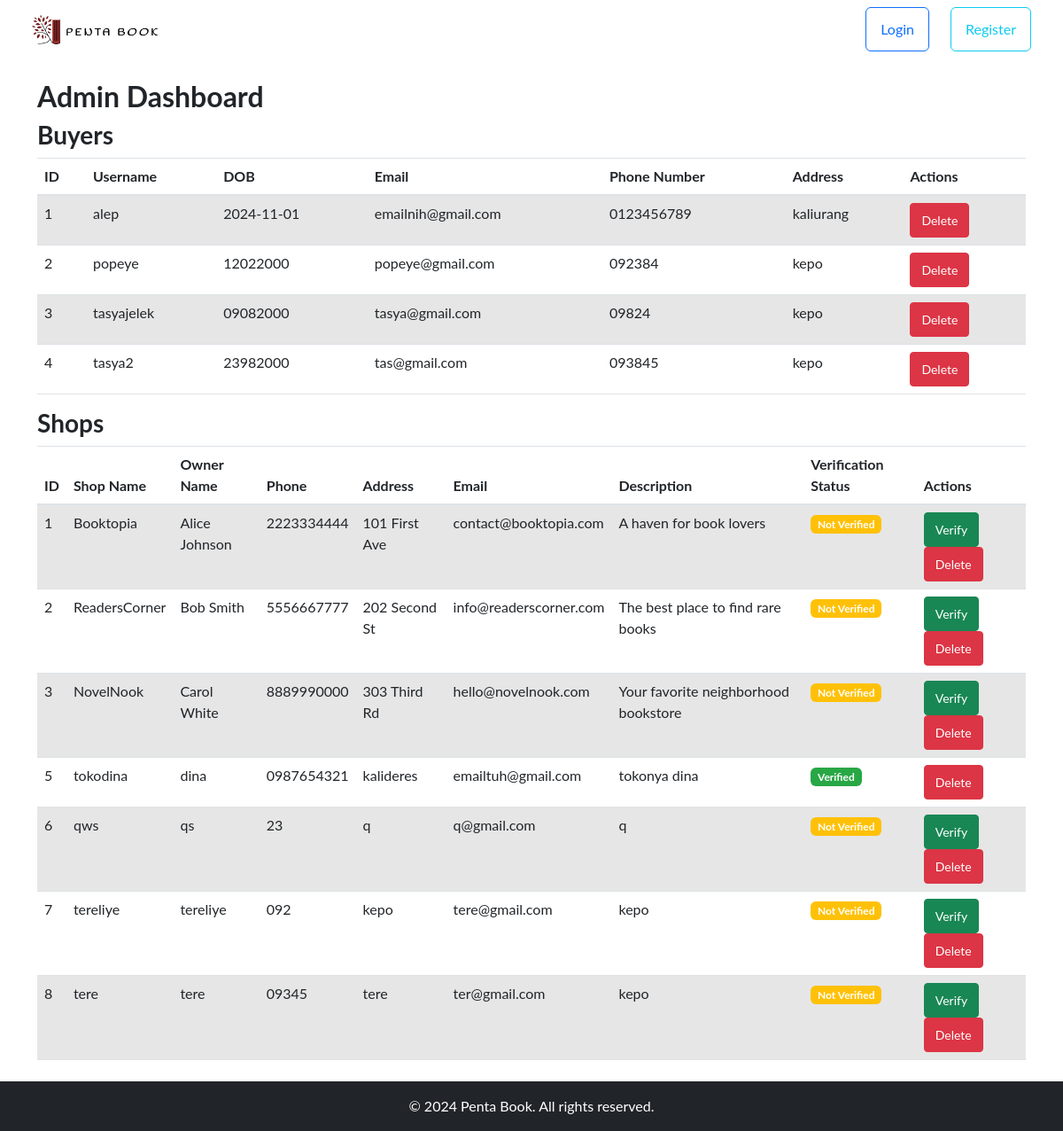
The app's page /admin/dashboard (signed in) with its own data.
### tables this page shows
CREATE TABLE buyer (
    buyer_id INTEGER PRIMARY KEY AUTOINCREMENT,
    username TEXT NOT NULL UNIQUE,
    dob TEXT,
    email TEXT NOT NULL UNIQUE,
    phone_number TEXT,
    password TEXT NOT NULL,
    buyer_address TEXT
);

CREATE TABLE shop (
    shop_id INTEGER PRIMARY KEY AUTOINCREMENT,
    shop_name TEXT NOT NULL UNIQUE,
    owner_name TEXT NOT NULL,
    shop_phone TEXT NOT NULL UNIQUE,
    shop_address TEXT NOT NULL,
    shop_email TEXT NOT NULL UNIQUE,
    shop_description TEXT
, password TEXT, isverified integer);

### app.py (the view)
@app.route('/admin/dashboard')
def admin_dashboard():
    if 'admin_id' not in session:
        flash('You must be logged in as an admin to access this page.', 'danger')
        return redirect(url_for('admin_login'))
    db = get_db()
    buyers = db.execute('SELECT * FROM buyer').fetchall()
    shops = db.execute('SELECT * FROM shop').fetchall()
    return render_template('admin/admin_dashboard.html', buyers=buyers, shops=shops)

### app.py (called while the page is built)
def get_db():
    if 'db' not in g:
        g.db = sqlite3.connect(app.config['DATABASE'])
        g.db.row_factory = sqlite3.Row
    return g.db

### templates/admin/admin_dashboard.html (shortened to what this page needs)
{% extends "customer/base.html" %}
{% block content %}
    <h2>Admin Dashboard</h2>
    <h3>Buyers</h3>
    <table class="table table-striped">
        <thead>
            <tr>
                <th>ID</th>
                <th>Username</th>
                <th>DOB</th>
                <th>Email</th>
                <th>Phone Number</th>
                <th>Address</th>
                <th>Actions</th>
            </tr>
        </thead>
        <tbody>
            {% for buyer in buyers %}
            <tr>
                <td>{{ buyer.buyer_id }}</td>
                <td>{{ buyer.username }}</td>
                <td>{{ buyer.dob }}</td>
                <td>{{ buyer.email }}</td>
                <td>{{ buyer.phone_number }}</td>
                <td>{{ buyer.buyer_address }}</td>
                <td>
                    <form action="{{ url_for('admin_delete', user_type='buyer', user_id=buyer.buyer_id) }}" method="post" style="display:inline-block;">
                        <button type="submit" class="btn btn-danger btn-sm" onclick="return confirm('Are you sure you want to delete this buyer?');">Delete</button>
                    </form>
                </td>
            </tr>
            {% endfor %}
        </tbody>
    </table>
    <h3>Shops</h3>
    <table class="table table-striped">
                <thead>
            <tr>
                <th>ID</th>
                <th>Shop Name</th>
                <th>Owner Name</th>
                <th>Phone</th>
                <th>Address</th>
                <th>Email</th>
                <th>Description</th>
                <th>Verification Status</th>
                <th>Actions</th>
            </tr>
        </thead>
        <tbody>
            {% for shop in shops %}
            <tr>
                <td>{{ shop.shop_id }}</td>
                <td>{{ shop.shop_name }}</td>
                <td>{{ shop.owner_name }}</td>
                <td>{{ shop.shop_phone }}</td>
                <td>{{ shop.shop_address }}</td>
                <td>{{ shop.shop_email }}</td>
                <td>{{ shop.shop_description }}</td>
                <td>
                    {% if shop.isverified %}
                        <span class="badge badge-success">Verified</span>
                    {% else %}
                        <span class="badge badge-warning">Not Verified</span>
                    {% endif %}
                </td>
                <td>
                    {% if not shop.isverified %}
                    <form action="{{ url_for('verify_shop', shop_id=shop.shop_id) }}" method="post" style="display:inline-block;">
                        <button type="submit" class="btn btn-success btn-sm" onclick="return confirm('Are you sure you want to verify this shop?');">Verify</button>
                    </form>
                    {% endif %}
                    <form action="{{ url_for('admin_delete', user_type='shop', user_id=shop.shop_id) }}" method="post" style="display:inline-block;">
                        <button type="submit" class="btn btn-danger btn-sm" onclick="return confirm('Are you sure you want to delete this shop?');">Delete</button>
                    </form>
                </td>
            </tr>
            {% endfor %}
        </tbody>
    </table>
{% endblock %}

### records on screen
buyer: buyer_id "1", username "alep", dob "2024-11-01", email "emailnih@gmail.com", phone_number "0123456789", buyer_address "kaliurang"
buyer: buyer_id "2", username "popeye", dob "12022000", email "popeye@gmail.com", phone_number "092384", buyer_address "kepo"
buyer: buyer_id "3", username "tasyajelek", dob "09082000", email "tasya@gmail.com", phone_number "09824", buyer_address "kepo"
buyer: buyer_id "4", username "tasya2", dob "23982000", email "tas@gmail.com", phone_number "093845", buyer_address "kepo"
shop: shop_id "1", shop_name "Booktopia", owner_name "Alice Johnson", shop_phone "2223334444", shop_address "101 First Ave", shop_email "contact@booktopia.com", shop_description "A haven for book lovers", shows "Not Verified"
shop: shop_id "2", shop_name "ReadersCorner", owner_name "Bob Smith", shop_phone "5556667777", shop_address "202 Second St", shop_email "info@readerscorner.com", shop_description "The best place to find rare books", shows "Not Verified"
shop: shop_id "3", shop_name "NovelNook", owner_name "Carol White", shop_phone "8889990000", shop_address "303 Third Rd", shop_email "hello@novelnook.com", shop_description "Your favorite neighborhood bookstore", shows "Not Verified"
shop: shop_id "5", shop_name "tokodina", owner_name "dina", shop_phone "0987654321", shop_address "kalideres", shop_email "emailtuh@gmail.com", shop_description "tokonya dina", isverified "Verified"
shop: shop_id "6", shop_name "qws", owner_name "qs", shop_phone "23", shop_address "q", shop_email "q@gmail.com", shop_description "q", shows "Not Verified"
shop: shop_id "7", shop_name "tereliye", owner_name "tereliye", shop_phone "092", shop_address "kepo", shop_email "tere@gmail.com", shop_description "kepo", shows "Not Verified"
shop: shop_id "8", shop_name "tere", owner_name "tere", shop_phone "09345", shop_address "tere", shop_email "ter@gmail.com", shop_description "kepo", shows "Not Verified"
